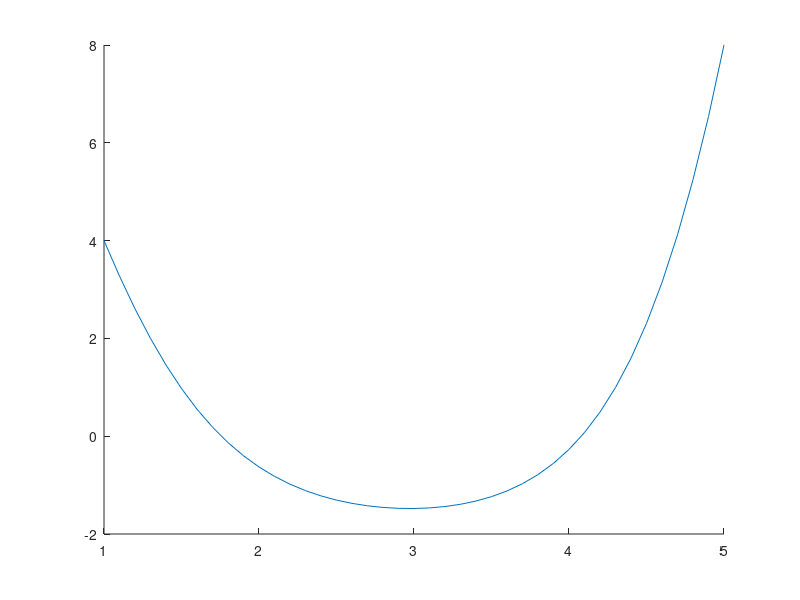

Write MATLAB code to recreate this figure.
clc
clear
clf
hold on

tau=0.1;
a=1;
b=5;
t=a:tau:b;

ya=4;
yb=8; 

fh=@(t,y)[y(2);-sin(t)*y(2)-cos(t)*y(1)];    
podmh=[0 1];

[t,yh]=ode45(fh,t,podmh);

f=@(t,y)[y(2);-sin(t)*y(2)-cos(t)*y(1)+t]; 
podm=[ya 1];

[t,yp]=ode45(f,t,podm);

c=(yb-yp(end,1))/yh(end,1);
y=c*yh+yp;
chyba=y(end,1)-yb
plot(t,y(:,1))




